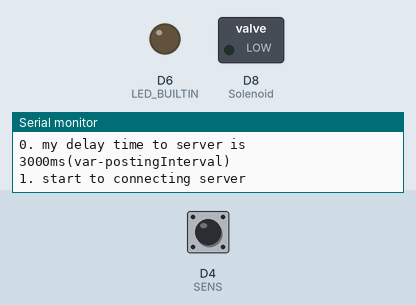
Recording of a sketch running on a simulated Arduino MKR. Parts: switched loads named in the sketch (green lamp = pin HIGH), output pins drawn as LEDs (lit = HIGH), the last lines printed to the serial monitor. The inputs (shaded band) are chosen by the test bench; at power-on: D4 (SENS) HIGH. WiFi joins after 1.5 s; servers stay silent unless stated; uploads are accepted with an empty reply.

Above: at 12.7 s.
12.8 s: D4 (SENS) driven LOW
At 14.0 s:
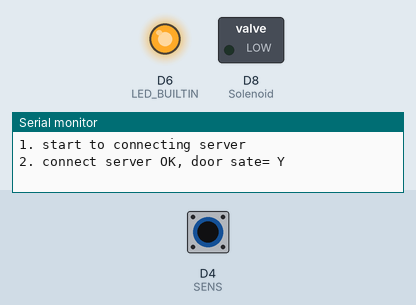
14.7 s: D4 (SENS) driven HIGH
At 15.8 s:
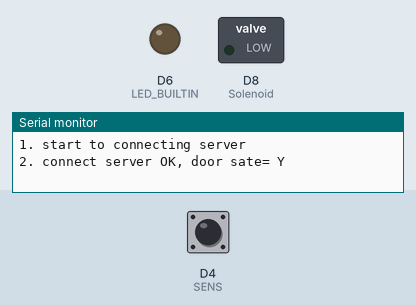
16.2 s: D4 (SENS) pulsed LOW 2 times (0.12 s each, 0.3 s apart)
At 16.9 s:
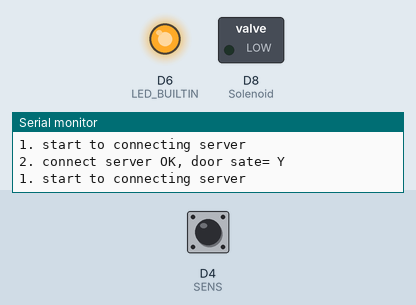
Timing chart, 0 to 19.4 s (numbered marks = the images above; inputs shaded):
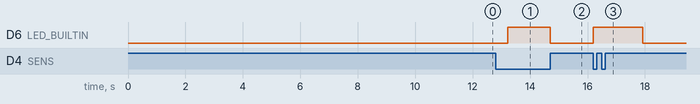

Measured:
- after the input at 12.8 s, D6 (LED_BUILTIN): LOW → HIGH after 0.42 s
- after the input at 14.7 s, D6 (LED_BUILTIN): HIGH → LOW at once
- after the input at 16.2 s, D6 (LED_BUILTIN): LOW → HIGH at once, → LOW 1.7 s later

The sketch:

qr-ok-1_0829.ino
```cpp
#include <SPI.h>
#include <WiFi101.h>
#include <WString.h>

///////please enter your sensitive data in the Secret tab/arduino_secrets.h
char ssid[] = "oysterYS";        // your network SSID (name)
char pass[] = "52005200ys";    // your network password (use for WPA, or use as key for WEP)
String QID = "Q00002"; //Q00001 IT, Q00002 HN
//https://arduino.stackexchange.com/questions/43644/wifi101-client-http-post-fails-after-3rd-request
int status = WL_IDLE_STATUS;

// Initialize the WiFi client library
WiFiClient client;

// server address:
char server[] = "todayrecycle.com";
//IPAddress server(64,131,82,241);

unsigned long lastConnectionTime = 0;            // last time you connected to the server, in milliseconds
const unsigned long postingInterval = 3L * 1000L; // delay between updates, in milliseconds

//Door sensor
#define SENS  4  // Door sensorf
int sensorState = 0; // variable for reading the Door Sensor status
// constants
const int buttonPin = 6;     // the number of the pushbutton pin
const int Solenoid =  8;      // the number of the Solenoid pin
// variables
String line;
String res;
String strDoorStat="N";
bool isDone = false; //door open at least once
/*
 * split result from server split result from server
 */
String getValue(String data, char separator, int index)
{
  int found = 0;
  int strIndex[] = {0, -1};
  int maxIndex = data.length()-1;

  for(int i=0; i<=maxIndex && found<=index; i++){
    if(data.charAt(i)==separator || i==maxIndex){
        found++;
        strIndex[0] = strIndex[1]+1;
        strIndex[1] = (i == maxIndex) ? i+1 : i;
    }
  }

  return found>index ? data.substring(strIndex[0], strIndex[1]) : "";
}


/*
 *  this method makes a HTTP connection to the server:this method makes a HTTP connection to the server:
 */
void httpRequest() {
  // close any connection before send a new request.
  // This will free the socket on the WiFi shield.
  Serial.println();
  Serial.println("1. start to connecting server");
  client.stop();
  WiFi.end();
  delay(10);
  WiFi.begin(ssid, pass);

  // if there's a successful connection:
  if (client.connect(server, 80)) {

    Serial.println("2. connect server OK, door sate= "+strDoorStat);
    //Serial.println("connecting...");
    // send the HTTP PUT request:
    client.println("GET /todayrecycle/wifi/qrbox.jsp?qid="+QID+"&dstat="+strDoorStat+" HTTP/1.1");
    client.println("Host: todayrecycle.com");
    client.println("User-Agent: ArduinoWiFi/1.1");
    client.println("Connection: close");
    client.println();

    // note the time that the connection was made:
    lastConnectionTime = millis();
  } else {
    // if you couldn't make a connection:
    Serial.println("connection failed");
  }
}

/*
 *  print wifi state
 */
void printWiFiStatus() {
  // print the SSID of the network you're attached to:
  Serial.print("SSID: ");
  Serial.println(WiFi.SSID());

  // print your WiFi shield's IP address:
  IPAddress ip = WiFi.localIP();
  Serial.print("IP Address: ");
  Serial.println(ip);

  // print the received signal strength:
  long rssi = WiFi.RSSI();
  Serial.print("signal strength (RSSI):");
  Serial.print(rssi);
  Serial.println(" dBm");
}

/*
 *  connect wifi
 */
void connectWIFI(){
    // attempt to connect to WiFi network:
  while ( status != WL_CONNECTED) {
    Serial.print("Attempting to connect to SSID: ");
    Serial.println(ssid);
    // Connect to WPA/WPA2 network. Change this line if using open or WEP network:
    status = WiFi.begin(ssid, pass);
    // wait 10 seconds for connection:
    delay(10000);
    // you're connected now, so print out the status:
    printWiFiStatus();
  }
}


void setup() {
   // check for the presence of the shield:
  connectWIFI();
  // initialize Door sensor as input:
  pinMode(SENS, INPUT);
  digitalWrite(SENS, HIGH);
    // initialize digital pin LED_BUILTIN as an output.
  pinMode(LED_BUILTIN, OUTPUT);
  // initialize the Solenoid pin as an output:
  pinMode(Solenoid, OUTPUT);

  digitalWrite(LED_BUILTIN, HIGH); //first start turn on led
  Serial.println("0. my delay time to server is 3000ms(var-postingInterval)");
}

/*
 * blink led, lock open
*/
void open(){
   for (int i=0; i <= 10; i++){
          digitalWrite(LED_BUILTIN, LOW);    // turn the LED off by making the voltage LOW
          delay(300);
          digitalWrite(LED_BUILTIN, HIGH);   // turn the LED on (HIGH is the voltage level)
          delay(300);                       // wait for a second
          digitalWrite(Solenoid, HIGH); //open lock
    }
}

void loop() {

  //4. get door state
    sensorState = digitalRead(SENS); // read the Door sensor status
     if (sensorState == LOW) {
       // Serial.write("Closed");
       strDoorStat= "N";
       digitalWrite(LED_BUILTIN, HIGH);
     }else{
       //Serial.write("Open");
         strDoorStat= "Y";
      //no door
       digitalWrite(LED_BUILTIN, LOW);   // turn the LED on (HIGH is the voltage level)
    }
    //Serial.println("0. door = "+strDoorStat);

    if(strDoorStat == "Y"){
      //if door is open at least once, no more open function. = isDONE
      isDone = true;
    }


  //1.enter server
    line = "";
     while (client.available()) {
       line = client.readStringUntil('\r');
     }

  //2.get result
    res = getValue(line, '@', 1);
    if(res.length() >= 1){
        res.trim();
      if(res == "1"){
  //3. only open! when door is closed.
         if(strDoorStat == "N"){
            if(!isDone){ // no opened door state
              open();
            }
         }
          digitalWrite(Solenoid, LOW);
      }else if(res == "0"){
          // Close Lock
            digitalWrite(LED_BUILTIN, HIGH);
            isDone = false;
      }
      //debug
       Serial.println("3. result = "+res);
    }

    // if N seconds have passed since your last connection,
    // then connect again and send data:
    if (millis() - lastConnectionTime > postingInterval){
        httpRequest();
    }


    //Serial.println("sensor"+sensorState);
} // end loop
```
